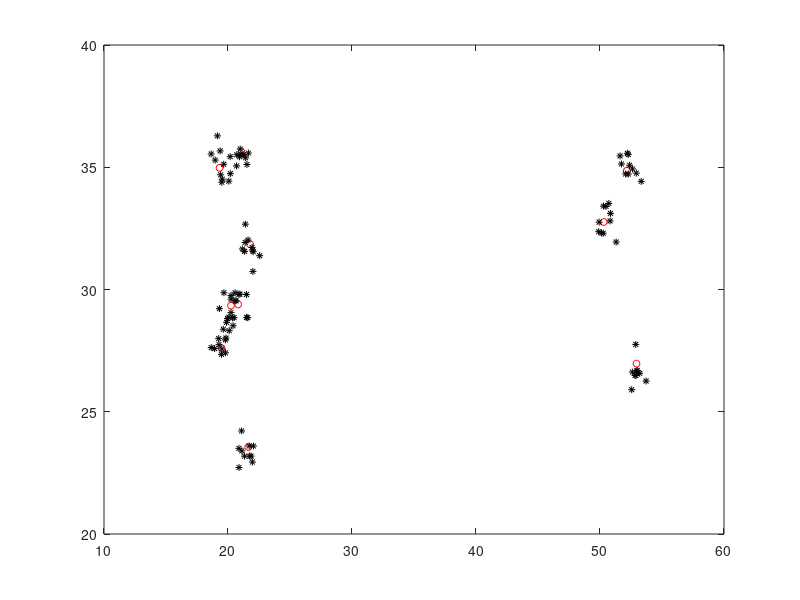

Recreate this plot in MATLAB.
lat_rv = zeros(1,100)
lon_rv = zeros(1,100)
for i=1:100
    lat_rv(1,i) = random('norm', 0, 0.12)
    lon_rv(1,i) = random('norm', 0, 0.12)
end

% plot(lat_rv(1,1:100),lon_rv(1,1:100),'k.','MarkerSize',5);
% hold on

x = [21.08772,19.31870,21.77925,20.81878,20.24228,19.48133,21.62899,52.15906,50.29829,52.94230];
y = [35.62218,34.97598,31.85545,29.39045,29.34047,27.59524,23.55668,34.85670,32.75895,26.96788];
plot(x(1,1:10),y(1,1:10),'ro','MarkerSize',5);
hold on
lat_rv = zeros(1,100)
lon_rv = zeros(1,100)
for i=1:10
    for j = 1:10
    lat_rv(1,(i-1)*10+j) = random('norm', x(1,i), 0.5)
    lon_rv(1,(i-1)*10+j) = random('norm', y(1,i), 0.5)
    end
end
plot(lat_rv(1,1:100),lon_rv(1,1:100),'k*','MarkerSize',5);
hold off
